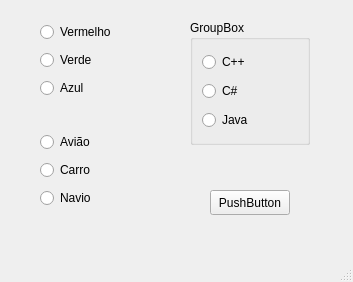
<?xml version="1.0" encoding="UTF-8"?>
<ui version="4.0">
 <class>MainWindow</class>
 <widget class="QMainWindow" name="MainWindow">
  <property name="geometry">
   <rect>
    <x>0</x>
    <y>0</y>
    <width>353</width>
    <height>282</height>
   </rect>
  </property>
  <property name="windowTitle">
   <string>MainWindow</string>
  </property>
  <widget class="QWidget" name="centralwidget">
   <widget class="QGroupBox" name="groupBox">
    <property name="geometry">
     <rect>
      <x>190</x>
      <y>20</y>
      <width>120</width>
      <height>125</height>
     </rect>
    </property>
    <property name="title">
     <string>GroupBox</string>
    </property>
    <layout class="QVBoxLayout" name="verticalLayout">
     <item>
      <widget class="QRadioButton" name="rbC">
       <property name="text">
        <string>C++</string>
       </property>
      </widget>
     </item>
     <item>
      <widget class="QRadioButton" name="rbCSharp">
       <property name="text">
        <string>C#</string>
       </property>
      </widget>
     </item>
     <item>
      <widget class="QRadioButton" name="rbJava">
       <property name="text">
        <string>Java</string>
       </property>
      </widget>
     </item>
    </layout>
   </widget>
   <widget class="QPushButton" name="pushButton">
    <property name="geometry">
     <rect>
      <x>210</x>
      <y>190</y>
      <width>80</width>
      <height>25</height>
     </rect>
    </property>
    <property name="text">
     <string>PushButton</string>
    </property>
   </widget>
   <widget class="QWidget" name="">
    <property name="geometry">
     <rect>
      <x>40</x>
      <y>20</y>
      <width>98</width>
      <height>83</height>
     </rect>
    </property>
    <layout class="QVBoxLayout" name="verticalLayout_2">
     <item>
      <widget class="QRadioButton" name="rbRed">
       <property name="text">
        <string>Vermelho</string>
       </property>
      </widget>
     </item>
     <item>
      <widget class="QRadioButton" name="rbGreen">
       <property name="text">
        <string>Verde</string>
       </property>
      </widget>
     </item>
     <item>
      <widget class="QRadioButton" name="rbBlue">
       <property name="text">
        <string>Azul</string>
       </property>
      </widget>
     </item>
    </layout>
   </widget>
   <widget class="QWidget" name="">
    <property name="geometry">
     <rect>
      <x>40</x>
      <y>130</y>
      <width>98</width>
      <height>83</height>
     </rect>
    </property>
    <layout class="QVBoxLayout" name="verticalLayout_3">
     <item>
      <widget class="QRadioButton" name="rbPlane">
       <property name="text">
        <string>Avião</string>
       </property>
      </widget>
     </item>
     <item>
      <widget class="QRadioButton" name="rbCar">
       <property name="text">
        <string>Carro</string>
       </property>
      </widget>
     </item>
     <item>
      <widget class="QRadioButton" name="rbShip">
       <property name="text">
        <string>Navio</string>
       </property>
      </widget>
     </item>
    </layout>
   </widget>
  </widget>
  <widget class="QMenuBar" name="menubar">
   <property name="geometry">
    <rect>
     <x>0</x>
     <y>0</y>
     <width>353</width>
     <height>22</height>
    </rect>
   </property>
  </widget>
  <widget class="QStatusBar" name="statusbar"/>
 </widget>
 <resources/>
 <connections/>
</ui>
